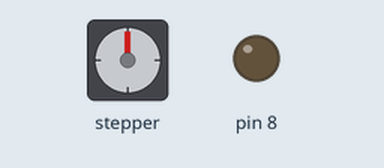
Bench run of a sketch on a simulated Arduino Uno, built with avr-gcc and run on an emulated ATmega328P. Parts: stepper motor, output pins drawn as LEDs (lit = HIGH). Random numbers use the default seed unless the sketch sets one; stepper angles assume 200 steps per turn.

Above: at 0.1 s.
At 11.09 s:
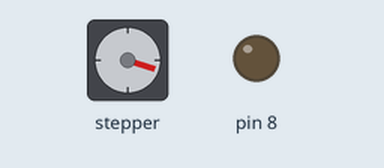
At 22.0 s:
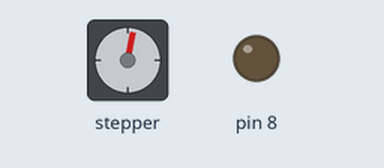
At 25.1 s:
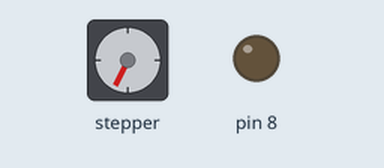
Timing chart, 0 to 40.0 s (numbered marks = the images above):
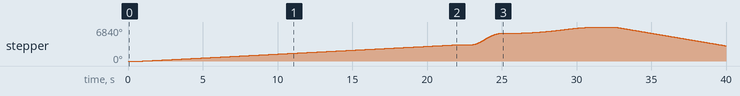

The sketch:

MotorPasso5.ino
```cpp
// (licence header left out)
#include <AccelStepper.h>

// Define a stepper and the pins it will use
AccelStepper stepper(2, 2, 3); // Defaults to 4 pins on 8, 9, 10, 11

void setup()
{
    pinMode(8, OUTPUT);
    digitalWrite(8, LOW);
}

void loop()
{
    if (stepper.distanceToGo() == 0)
    {
	// Random change to speed, position and acceleration
	// Make sure we dont get 0 speed or accelerations
	delay(1000);
	stepper.moveTo(rand() % 5000);
	stepper.setMaxSpeed((rand() % 3000) + 1);
	stepper.setAcceleration((rand() % 2000) + 1);
    }
    stepper.run();
}
```

Measured:
- by itself, stepper: turns 3252° clockwise in 20.9 s, then 2353° clockwise in 2.1 s, then 1235° clockwise in 5.5 s, then 3770° counter-clockwise in 7.5 s
